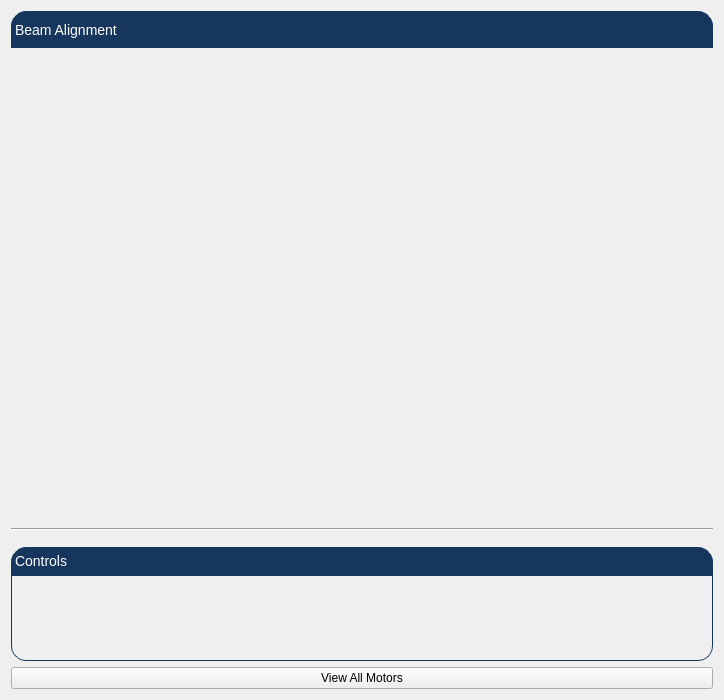
<?xml version="1.0" encoding="UTF-8"?>
<ui version="4.0">
 <class>Form</class>
 <widget class="QWidget" name="Form">
  <property name="geometry">
   <rect>
    <x>0</x>
    <y>0</y>
    <width>724</width>
    <height>700</height>
   </rect>
  </property>
  <property name="sizePolicy">
   <sizepolicy hsizetype="Preferred" vsizetype="Preferred">
    <horstretch>0</horstretch>
    <verstretch>0</verstretch>
   </sizepolicy>
  </property>
  <property name="acceptDrops">
   <bool>false</bool>
  </property>
  <property name="windowTitle">
   <string>Beam Positioning</string>
  </property>
  <layout class="QVBoxLayout" name="verticalLayout_2">
   <item>
    <layout class="QVBoxLayout" name="verticalLayout">
     <property name="spacing">
      <number>0</number>
     </property>
     <item>
      <widget class="QLabel" name="label_2">
       <property name="styleSheet">
        <string notr="true">QLabel {
        qproperty-alignment: AlignCenter;
	border: 1px solid #FF17365D;
	border-top-left-radius: 15px;
	border-top-right-radius: 15px;
	background-color: #FF17365D;
	padding: 5px 0px;
	color: rgb(255, 255, 255);
	max-height: 25px;
        font-size: 14px;
}
</string>
       </property>
       <property name="text">
        <string>Beam Alignment</string>
       </property>
      </widget>
     </item>
     <item>
      <widget class="PyDMImageView" name="imageView">
       <property name="minimumSize">
        <size>
         <width>600</width>
         <height>480</height>
        </size>
       </property>
       <property name="toolTip">
        <string/>
       </property>
       <property name="whatsThis">
        <string>
    A PyQtGraph ImageView with support for Channels and more from PyDM.

    If there is no :attr:`channelWidth` it is possible to define the width of
    the image with the :attr:`width` property.

    The :attr:`normalizeData` property defines if the colors of the images are
    relative to the :attr:`colorMapMin` and :attr:`colorMapMax` property or to
    the minimum and maximum values of the image.

    Parameters
    ----------
    parent : QWidget
        The parent widget for the Label
    image_channel : str, optional
        The channel to be used by the widget for the image data.
    width_channel : str, optional
        The channel to be used by the widget to receive the image width
        information
    </string>
       </property>
       <property name="colorMapMax" stdset="0">
        <double>255.000000000000000</double>
       </property>
       <property name="normalizeData" stdset="0">
        <bool>true</bool>
       </property>
       <property name="readingOrder" stdset="0">
        <enum>PyDMImageView::Clike</enum>
       </property>
       <property name="imageChannel" stdset="0">
        <string>ca://IOC:Image</string>
       </property>
       <property name="widthChannel" stdset="0">
        <string>ca://IOC:ImageWidth</string>
       </property>
       <property name="maxRedrawRate" stdset="0">
        <number>30</number>
       </property>
      </widget>
     </item>
     <item>
      <widget class="Line" name="line">
       <property name="orientation">
        <enum>Qt::Horizontal</enum>
       </property>
      </widget>
     </item>
     <item>
      <layout class="QVBoxLayout" name="verticalLayout_5">
       <property name="spacing">
        <number>0</number>
       </property>
       <item>
        <widget class="QLabel" name="lbl_blobs">
         <property name="text">
          <string/>
         </property>
        </widget>
       </item>
       <item>
        <widget class="QLabel" name="label">
         <property name="styleSheet">
          <string notr="true">QLabel {
        qproperty-alignment: AlignCenter;
	border: 1px solid #FF17365D;
	border-top-left-radius: 15px;
	border-top-right-radius: 15px;
	background-color: #FF17365D;
	padding: 5px 0px;
	color: rgb(255, 255, 255);
	max-height: 25px;
        font-size: 14px;
}
</string>
         </property>
         <property name="text">
          <string>Controls</string>
         </property>
        </widget>
       </item>
       <item>
        <widget class="QFrame" name="frame">
         <property name="styleSheet">
          <string notr="true">QFrame#frame{
	border: 1px solid #FF17365D;
	border-bottom-left-radius: 15px;
	border-bottom-right-radius: 15px;
}</string>
         </property>
         <property name="frameShape">
          <enum>QFrame::StyledPanel</enum>
         </property>
         <property name="frameShadow">
          <enum>QFrame::Raised</enum>
         </property>
         <layout class="QVBoxLayout" name="verticalLayout_6">
          <property name="spacing">
           <number>0</number>
          </property>
          <property name="leftMargin">
           <number>0</number>
          </property>
          <property name="topMargin">
           <number>0</number>
          </property>
          <property name="rightMargin">
           <number>0</number>
          </property>
          <property name="bottomMargin">
           <number>0</number>
          </property>
          <item>
           <widget class="PyDMEmbeddedDisplay" name="PyDMEmbeddedDisplay">
            <property name="sizePolicy">
             <sizepolicy hsizetype="Expanding" vsizetype="Fixed">
              <horstretch>0</horstretch>
              <verstretch>0</verstretch>
             </sizepolicy>
            </property>
            <property name="minimumSize">
             <size>
              <width>700</width>
              <height>42</height>
             </size>
            </property>
            <property name="maximumSize">
             <size>
              <width>16777215</width>
              <height>100</height>
             </size>
            </property>
            <property name="toolTip">
             <string/>
            </property>
            <property name="whatsThis">
             <string>
    A QFrame capable of rendering a PyDM Display

    Parameters
    ----------
    parent : QWidget
        The parent widget for the Label

    </string>
            </property>
            <property name="macros" stdset="0">
             <string>{&quot;MOTOR&quot;:&quot;IOC:m1&quot;}</string>
            </property>
            <property name="filename" stdset="0">
             <string>inline_motor.ui</string>
            </property>
           </widget>
          </item>
          <item>
           <widget class="PyDMEmbeddedDisplay" name="PyDMEmbeddedDisplay_2">
            <property name="sizePolicy">
             <sizepolicy hsizetype="Expanding" vsizetype="Fixed">
              <horstretch>0</horstretch>
              <verstretch>0</verstretch>
             </sizepolicy>
            </property>
            <property name="minimumSize">
             <size>
              <width>700</width>
              <height>42</height>
             </size>
            </property>
            <property name="maximumSize">
             <size>
              <width>16777215</width>
              <height>100</height>
             </size>
            </property>
            <property name="toolTip">
             <string/>
            </property>
            <property name="whatsThis">
             <string>
    A QFrame capable of rendering a PyDM Display

    Parameters
    ----------
    parent : QWidget
        The parent widget for the Label

    </string>
            </property>
            <property name="macros" stdset="0">
             <string>{&quot;MOTOR&quot;:&quot;IOC:m2&quot;}</string>
            </property>
            <property name="filename" stdset="0">
             <string>inline_motor.ui</string>
            </property>
           </widget>
          </item>
         </layout>
        </widget>
       </item>
      </layout>
     </item>
    </layout>
   </item>
   <item>
    <widget class="PyDMRelatedDisplayButton" name="PyDMRelatedDisplayButton">
     <property name="enabled">
      <bool>true</bool>
     </property>
     <property name="toolTip">
      <string/>
     </property>
     <property name="whatsThis">
      <string>
    A QPushButton capable of opening a new Display at the same of at a
    new window.

    Parameters
    ----------
    init_channel : str, optional
        The channel to be used by the widget.

    filename : str, optional
        The file to be opened
    </string>
     </property>
     <property name="text">
      <string>View All Motors</string>
     </property>
     <property name="displayFilename" stdset="0">
      <string>all_motors.py</string>
     </property>
     <property name="openInNewWindow" stdset="0">
      <bool>false</bool>
     </property>
    </widget>
   </item>
  </layout>
 </widget>
 <customwidgets>
  <customwidget>
   <class>PyDMEmbeddedDisplay</class>
   <extends>QFrame</extends>
   <header>pydm.widgets.embedded_display</header>
  </customwidget>
  <customwidget>
   <class>PyDMImageView</class>
   <extends>QWidget</extends>
   <header>pydm.widgets.image</header>
  </customwidget>
  <customwidget>
   <class>PyDMRelatedDisplayButton</class>
   <extends>QPushButton</extends>
   <header>pydm.widgets.related_display_button</header>
  </customwidget>
 </customwidgets>
 <resources/>
 <connections/>
</ui>
